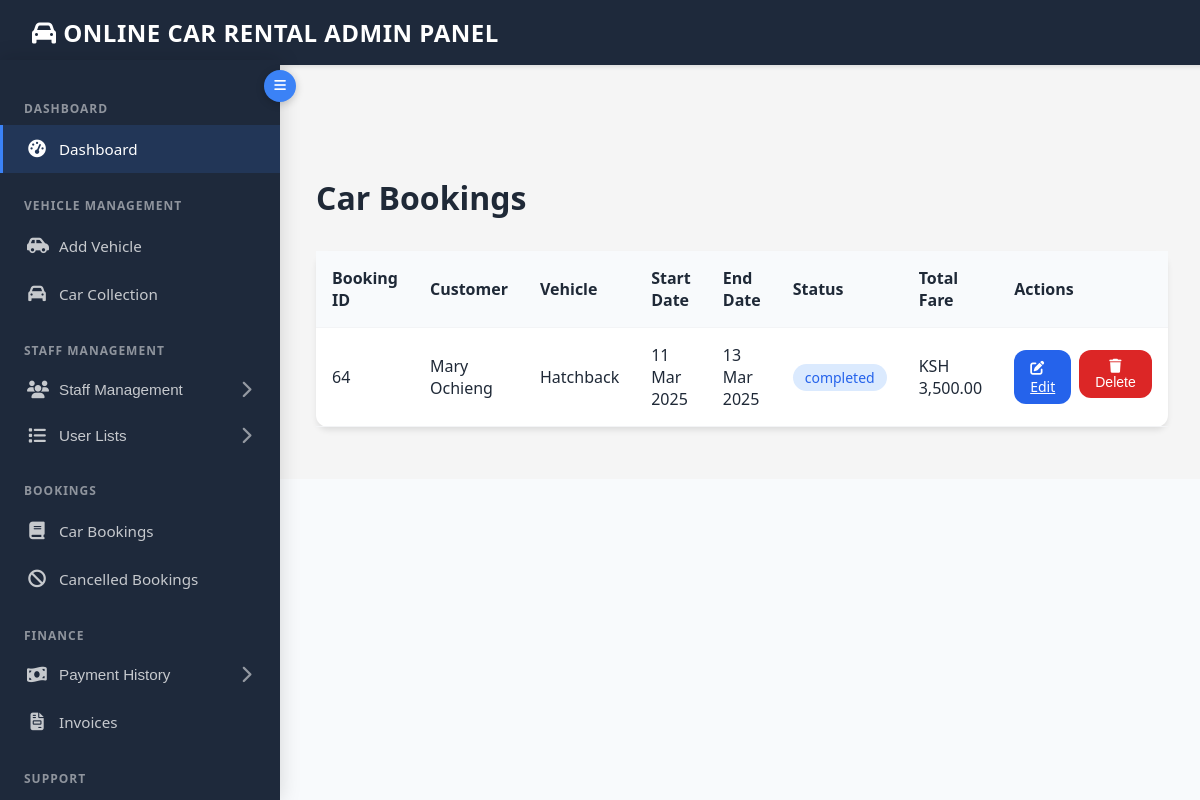
/admin/carbookings.php (signed in), run on the app's committed database.
### tables this page shows
CREATE TABLE `bookings` (
  `booking_id` int(11) NOT NULL,
  `vehicle_id` int(11) NOT NULL,
  `customer_id` int(11) NOT NULL,
  `start_date` date NOT NULL,
  `end_date` date NOT NULL,
  `pick_up_location` varchar(255) NOT NULL,
  `pick_up_time` time NOT NULL,
  `car_type` varchar(50) NOT NULL,
  `charge_type` varchar(50) NOT NULL,
  `driver_option` enum('yes','no') NOT NULL,
  `total_fare` decimal(10,2) NOT NULL,
  `advance_deposit` decimal(10,2) NOT NULL,
  `booking_status` enum('active','pending','completed') DEFAULT 'pending',
  `registration_no` varchar(50) NOT NULL,
  `model_name` varchar(100) NOT NULL,
  `created_at` timestamp NOT NULL DEFAULT current_timestamp(),
  `booking_date` date DEFAULT curdate(),
  `invoice_number` varchar(255) DEFAULT NULL,
  `additional_charges` decimal(10,2) DEFAULT 0.00,
  `kilometers` int(11) DEFAULT NULL,
  `due_payment` decimal(10,2) DEFAULT 0.00,
  `due_payment_status` enum('paid','pending','canceled') DEFAULT 'pending',
  `return_date` timestamp NULL DEFAULT NULL
);

CREATE TABLE `customers` (
  `id` int(11) NOT NULL,
  `full_name` varchar(100) NOT NULL,
  `email` varchar(100) NOT NULL,
  `status` enum('active','inactive','suspended','pending') NOT NULL DEFAULT 'active',
  `last_logout` datetime DEFAULT NULL,
  `password` varchar(255) NOT NULL,
  `mobile` varchar(12) NOT NULL,
  `gender` enum('male','female','other') NOT NULL,
  `dob` date NOT NULL,
  `occupation` varchar(100) NOT NULL,
  `residence` varchar(100) NOT NULL,
  `created_at` timestamp NOT NULL DEFAULT current_timestamp(),
  `profile_picture` varchar(255) DEFAULT 'default_profile.png',
  `remember_token` varchar(255) DEFAULT NULL,
  `last_login` datetime DEFAULT NULL,
  `reset_token` varchar(255) DEFAULT NULL,
  `token_expiration` datetime DEFAULT NULL
);

CREATE TABLE `vehicles` (
  `vehicle_id` int(11) NOT NULL,
  `registration_no` varchar(8) NOT NULL,
  `model_name` varchar(100) NOT NULL,
  `description` text NOT NULL,
  `availability_status` enum('Available','Unavailable') NOT NULL,
  `photo` varchar(255) DEFAULT NULL,
  `created_at` timestamp NOT NULL DEFAULT current_timestamp(),
  `price_per_day` decimal(10,2) NOT NULL,
  `ac_price_per_day` decimal(10,2) DEFAULT NULL,
  `non_ac_price_per_day` decimal(10,2) DEFAULT NULL,
  `km_price` decimal(10,2) DEFAULT NULL,
  `discount_percentage` decimal(5,2) DEFAULT 0.00,
  `status_reason` enum('Booked','Under Service') DEFAULT NULL,
  `original_price_per_day` decimal(10,2) DEFAULT NULL,
  `original_ac_price_per_day` decimal(10,2) DEFAULT NULL,
  `original_non_ac_price_per_day` decimal(10,2) DEFAULT NULL,
  `original_km_price` decimal(10,2) DEFAULT NULL
);

### admin/carbookings.php (the view, shortened to what this page needs)
<?php
require_once 'include/db_connection.php';
$query = "SELECT b.*, v.model_name, c.full_name as customer_name
          FROM bookings b
          JOIN vehicles v ON b.vehicle_id = v.vehicle_id
          JOIN customers c ON b.customer_id = c.id
          ORDER BY b.booking_date DESC";
$result = $conn->query($query);
?>
<!DOCTYPE html>
<html lang="en">
<head>
    <link href="https://cdnjs.cloudflare.com/ajax/libs/font-awesome/6.0.0/css/all.min.css" rel="stylesheet">
    <link href="assets/css/carbookings.css" rel="stylesheet">
</head>
<body>
     <nav class="navbar">
       <a href="dashboard.php" class="navbar-brand">
        <i class="fas fa-car"></i><b>
                Online Car Rental Admin Panel</b></a>
    </nav>
    <?php include('include/sidebar.php') ?><main class="main-content">
    <div class="container">
        <h1>Car Bookings</h1>
        <table class="bookings-table">
            <thead>
                <tr>
                    <th>Booking ID</th>
                    <th>Customer</th>
                    <th>Vehicle</th>
                    <th>Start Date</th>
                    <th>End Date</th>
                    <th>Status</th>
                    <th>Total Fare</th>
                    <th>Actions</th>
                </tr>
            </thead>
            <tbody>
                <?php while($row = $result->fetch_assoc()): ?>
                    <tr>
                        <td><?php echo $row['booking_id']; ?></td>
                        <td><?php echo htmlspecialchars($row['customer_name']); ?></td>
                        <td><?php echo htmlspecialchars($row['model_name']); ?></td>
                        <td><?php echo date('d M Y', strtotime($row['start_date'])); ?></td>
                        <td><?php echo date('d M Y', strtotime($row['end_date'])); ?></td>
                        <td>
                            <span class="status-badge status-<?php echo isset($row['booking_status']) ? strtolower($row['booking_status']) : 'unknown'; ?>">
                                <?php echo isset($row['booking_status']) ? $row['booking_status'] : 'Unknown'; ?>
                            </span>
                        </td>
                        <td>KSH <?php echo number_format($row['total_fare'], 2); ?></td>
                        <td>
                            <div class="action-buttons">
                                <a href="carbookingsedit.php?id=<?php echo $row['booking_id']; ?>"
                                   class="btn btn-edit">
                                    <i class="fas fa-edit"></i> Edit
                                </a>
                                <form action="" method="POST" style="display: inline;"
                                      onsubmit="return confirm('Are you sure you want to delete this booking?')">
                                    <button type="submit" name="delete_booking" class="btn btn-delete">
                                        <i class="fas fa-trash"></i> Delete
                                    </button>
                                </form>
                            </div>
                        </td>
                    </tr>
                <?php endwhile; ?>
            </tbody>
        </table>
    </div>
</main>
</body>
</html>

### admin/assets/css/carbookings.css (style rules this page uses)
:root { --primary-color: #2563eb; --secondary-color: #1e40af; --accent-color: #dbeafe; --text-color: #1f2937; --light-gray: #f3f4f6; --danger-color: #dc2626; --success-color: #059669; --border-radius: 12px; padding: 0; }
body { font-family: 'Inter', system-ui, -apple-system, sans-serif; margin: 0; padding: 0; background: #f8fafc; color: var(--text-color); }
.navbar { background: #1e293b; padding: 1rem 2rem; box-shadow: 0 2px 4px rgba(0,0,0,0.1); display: flex; justify-content: space-between; align-items: center; position: fixed; width: 100%; top: 0; z-index: 1000; }
.navbar-brand { color: white; font-size: 1.5rem; font-weight: 700; text-decoration: none; text-transform: uppercase; letter-spacing: 0.5px; }
.container { max-width: 1200px; margin: 6rem auto 2rem; padding: 0 1rem; }
.bookings-table { width: 100%; background: white; border-radius: var(--border-radius); box-shadow: 0 4px 6px -1px rgba(0, 0, 0, 0.1); border-collapse: collapse; margin-top: 2rem; }
.bookings-table th, .bookings-table td { padding: 1rem; text-align: left; border-bottom: 1px solid var(--light-gray); }
.bookings-table th { background: #f8fafc; font-weight: 600; color: var(--text-color); }
.status-badge { padding: 0.25rem 0.75rem; border-radius: 9999px; font-size: 0.875rem; font-weight: 500; }
.status-completed { background: #dbeafe; color: var(--primary-color); }
.action-buttons { display: flex; gap: 0.5rem; }
.btn { padding: 0.5rem 1rem; border-radius: var(--border-radius); border: none; cursor: pointer; font-size: 0.875rem; transition: all 0.3s ease; }
.btn-edit { background: var(--primary-color); color: white; }
.btn-delete { background: var(--danger-color); color: white; }

### admin/include/sidebar.php (style rules this page uses)
:root { --sidebar-width: 280px; --sidebar-collapsed-width: 70px; --sidebar-color: #1e293b; --sidebar-hover: rgba(255, 255, 255, 0.1); --sidebar-active: #3b82f6; --light-text: rgba(255, 255, 255, 0.75); --header-height: 60px; --transition-speed: 0.3s; }
body { margin: 0; font-family: 'Segoe UI', Tahoma, Geneva, Verdana, sans-serif; overflow-x: hidden; }
.main-content { margin-left: var(--sidebar-width); flex-grow: 1; padding: 20px; margin-top: var(--header-height); transition: margin-left var(--transition-speed) ease; background-color: #f5f5f5; }

### data on the page
bookings: booking_id "64", customer.full_name "Mary Ochieng", vehicle.model_name "Hatchback", start_date "11 Mar 2025", end_date "13 Mar 2025", booking_status "completed", total_fare "3,500.00"
